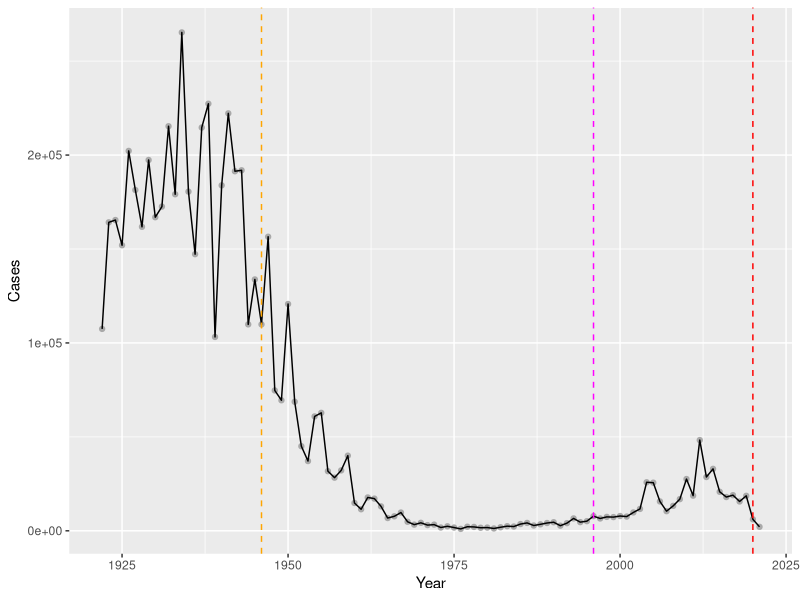

Write the R code that produced this figure. (Note: this script raises an error after producing the figure.)
## ---- chunk 1
echo=FALSE
cdc <- data.frame(
                                 Year = c(1922L,1923L,1924L,1925L,
                                          1926L,1927L,1928L,1929L,1930L,1931L,
                                          1932L,1933L,1934L,1935L,1936L,
                                          1937L,1938L,1939L,1940L,1941L,1942L,
                                          1943L,1944L,1945L,1946L,1947L,
                                          1948L,1949L,1950L,1951L,1952L,
                                          1953L,1954L,1955L,1956L,1957L,1958L,
                                          1959L,1960L,1961L,1962L,1963L,
                                          1964L,1965L,1966L,1967L,1968L,1969L,
                                          1970L,1971L,1972L,1973L,1974L,
                                          1975L,1976L,1977L,1978L,1979L,1980L,
                                          1981L,1982L,1983L,1984L,1985L,
                                          1986L,1987L,1988L,1989L,1990L,
                                          1991L,1992L,1993L,1994L,1995L,1996L,
                                          1997L,1998L,1999L,2000L,2001L,
                                          2002L,2003L,2004L,2005L,2006L,2007L,
                                          2008L,2009L,2010L,2011L,2012L,
                                          2013L,2014L,2015L,2016L,2017L,2018L,
                                          2019L,2020L,2021L),
         Cases = c(107473,164191,165418,152003,
                                          202210,181411,161799,197371,
                                          166914,172559,215343,179135,265269,
                                          180518,147237,214652,227319,103188,
                                          183866,222202,191383,191890,109873,
                                          133792,109860,156517,74715,69479,
                                          120718,68687,45030,37129,60886,
                                          62786,31732,28295,32148,40005,
                                          14809,11468,17749,17135,13005,6799,
                                          7717,9718,4810,3285,4249,3036,
                                          3287,1759,2402,1738,1010,2177,2063,
                                          1623,1730,1248,1895,2463,2276,
                                          3589,4195,2823,3450,4157,4570,
                                          2719,4083,6586,4617,5137,7796,6564,
                                          7405,7298,7867,7580,9771,11647,
                                          25827,25616,15632,10454,13278,
                                          16858,27550,18719,48277,28639,32971,
                                          20762,17972,18975,15609,18617,
                                          6124,2116)
       )
## ---- chunk 2
head(cdc)
## ---- chunk 3
library(ggplot2)
ggplot(cdc, aes(Year, Cases)) +
  geom_point(col="darkgray") +
  geom_line() +
  geom_vline(xintercept=1946, linetype="dashed", col="orange") +
  geom_vline(xintercept=1996, linetype="dashed", col="magenta") + 
  geom_vline(xintercept=2020, linetype="dashed", col="red")
## ---- chunk 4
library(jsonlite)
subject <- read_json("https://www.cmi-pb.org/api/subject", simplifyVector = TRUE) 
specimen <- read_json("https://www.cmi-pb.org/api/specimen", simplifyVector = TRUE) 
head(subject)
head(specimen)
## ---- chunk 5
table(subject$infancy_vac)
## ---- chunk 6
table(subject$biological_sex)
## ---- chunk 7
table(subject$race, subject$biological_sex)
## ---- chunk 8
library(tidyverse)
## ---- chunk 9
today()
## ---- chunk 10
time_length(today() - mdy("08-12-1996"), "years")
## ---- chunk 11
subject$age <- time_length(today() - ymd(subject$year_of_birth), "years")
subject$age_boosted <- time_length(ymd(subject$date_of_boost) - ymd(subject$year_of_birth), "years")
head(subject)
## ---- chunk 12
library(dplyr)

ap <- subject %>% filter(infancy_vac == "aP")
head(ap)
mean(ap$age)
## ---- chunk 13
wp <- subject %>% filter(infancy_vac == "wP")
head(wp)
mean(wp$age)
## ---- chunk 14
mean(subject$age_boosted)
## ---- chunk 15
ggplot(subject) +
  aes(time_length(age, "year"),
      fill=as.factor(infancy_vac)) +
  geom_histogram(show.legend=FALSE) +
  facet_wrap(vars(infancy_vac), nrow=2) +
  xlab("Age in years")
## ---- chunk 16
ap <- subject %>% filter(infancy_vac == "aP")
head(ap)
dim(ap)
## ---- chunk 17
meta <- inner_join(specimen, subject)
head(meta)
## ---- chunk 18
titer <- read_json("https://www.cmi-pb.org/api/v4/plasma_ab_titer", simplifyVector = TRUE) 
abdata <- inner_join(titer, meta)
head(abdata)
## ---- chunk 19
table(abdata$isotype)
## ---- chunk 20
igg <- abdata %>% 
  filter(isotype == "IgG")
head(igg)
## ---- chunk 21
ggplot(igg) + aes(MFI_normalised, antigen) +
         geom_boxplot() 
## ---- chunk 22
ggplot(igg) + aes(MFI_normalised, antigen, col=infancy_vac) +
         geom_boxplot() 
## ---- chunk 23
head(igg)
## ---- chunk 24
#igg %>% 
  #filter(antigen == "PT", dataset == "2020_dataset")
## ---- chunk 25
igg.pt <- igg %>% 
  filter(antigen == "PT", dataset == "2021_dataset")
## ---- chunk 26
ggplot(igg.pt) +
  aes(planned_day_relative_to_boost, MFI_normalised, 
      col=infancy_vac, 
      group=subject_id) + 
  geom_point() +
  geom_line() + 
  geom_vline(xintercept = 0, linetype = "dashed", col="black") +
  geom_vline(xintercept = 14, linetype = "dashed", col="black")
